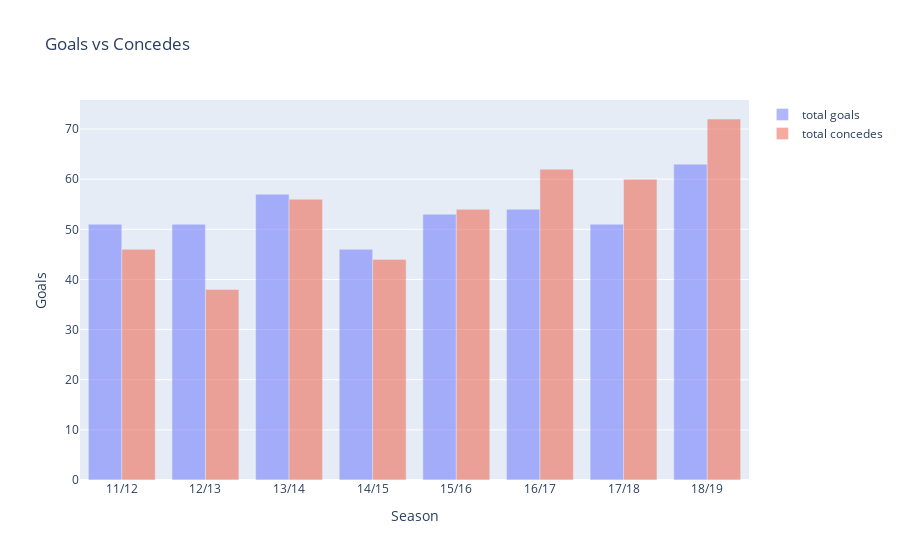

Notebook source saved alongside this figure:
### Code cell
data = [
    go.Bar(x = t.my_tot_stats.index, y = t.my_tot_stats['Goal'], opacity=0.5, name='total goals'),
    go.Bar(x = t.vs_tot_stats.index, y = t.vs_tot_stats['Goal'], opacity=0.5, name='total concedes')]
layout = {
    'title': 'Goals vs Concedes',
    'xaxis': { 'title': 'Season' },
    'yaxis': { 'title': 'Goals' }
}
fig = go.Figure(data, layout)
fig.show()

### Figure 1 — Plotly figure (JSON) as saved in the notebook; plotly's stock layout.template omitted (floating-point values rounded to 4 significant figures)
{"data": [{"name": "total goals", "opacity": 0.5, "type": "bar", "x": ["11/12", "12/13", "13/14", "14/15", "15/16", "16/17", "17/18", "18/19"], "y": [51, 51, 57, 46, 53, 54, 51, 63]}, {"name": "total concedes", "opacity": 0.5, "type": "bar", "x": ["11/12", "12/13", "13/14", "14/15", "15/16", "16/17", "17/18", "18/19"], "y": [46, 38, 56, 44, 54, 62, 60, 72]}], "layout": {"title": {"text": "Goals vs Concedes"}, "xaxis": {"title": {"text": "Season"}}, "yaxis": {"title": {"text": "Goals"}}}}
